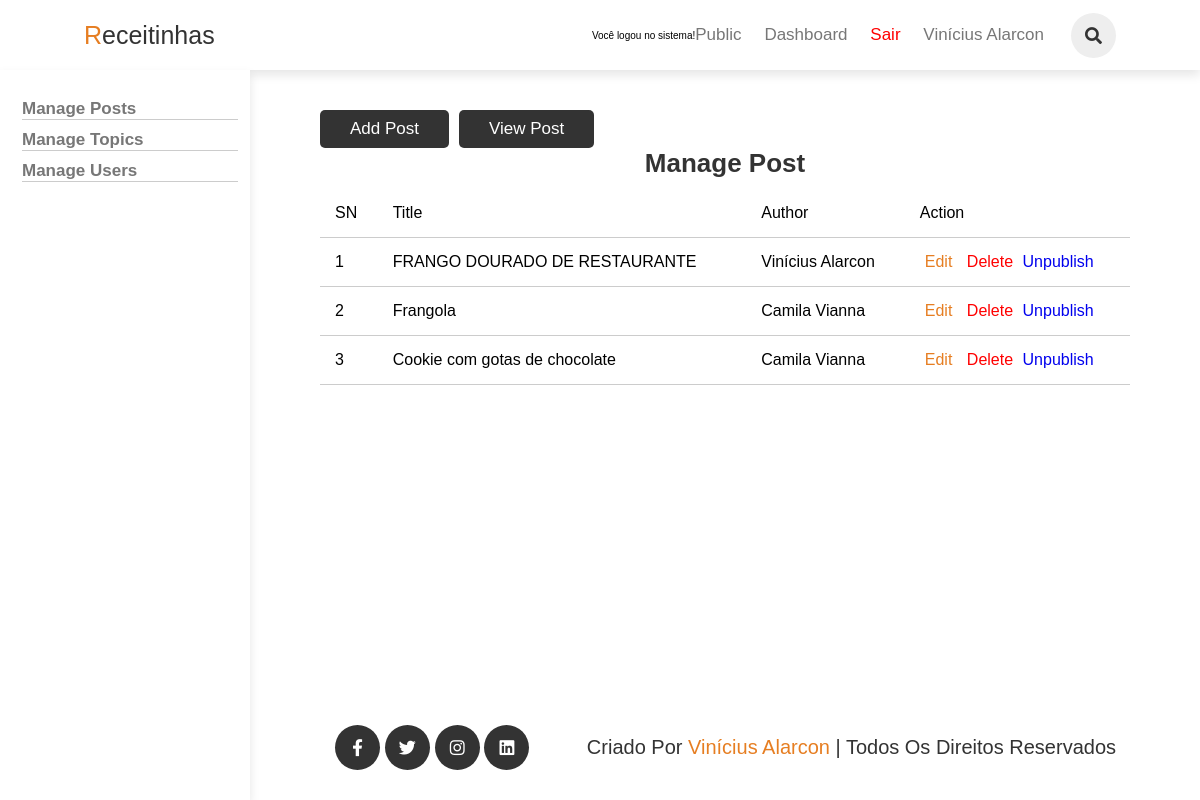
The page /admin/posts/index.php (signed in) on the database its author committed.
### tables this page shows
CREATE TABLE `posts` (
  `id` int(11) NOT NULL,
  `user_id` int(11) NOT NULL,
  `topic_id` int(11) DEFAULT NULL,
  `title` varchar(255) NOT NULL,
  `body` text NOT NULL,
  `image` varchar(255) NOT NULL,
  `published` tinyint(4) NOT NULL,
  `created_at` datetime NOT NULL DEFAULT current_timestamp()
);

CREATE TABLE `users` (
  `id` int(11) NOT NULL,
  `admin` tinyint(4) NOT NULL DEFAULT 0,
  `username` varchar(255) NOT NULL,
  `email` varchar(255) NOT NULL,
  `password` varchar(255) NOT NULL,
  `created_at` timestamp NULL DEFAULT current_timestamp()
);

### app/models/Post.php (called while the page is built, shortened)
<?php
require(ROOT_PATH . "/app/database/connect.php");
function selectAllPosts()
{
    global $pdo;
    $sql = "SELECT p.*, u.username FROM posts AS p JOIN users AS u ON p.user_id = u.id";
    $stmt = $pdo->prepare($sql);
    $stmt->execute();
    $result = $stmt->fetchAll(PDO::FETCH_ASSOC);
    return $result;
}

### app/controllers/posts.php (called while the page is built, shortened)
<?php
    require(ROOT_PATH . "/app/models/Post.php");
    $posts = selectAllPosts();

### admin/posts/index.php (the view, shortened to what this page needs)
<?php
    require(ROOT_PATH . "/app/controllers/posts.php");
?>
<!DOCTYPE html>
<html lang="pt-BR">
<head>
    <link rel="stylesheet" href="https://cdnjs.cloudflare.com/ajax/libs/font-awesome/5.15.3/css/all.min.css">
    <link rel="stylesheet" href="../../assets/css/admin.css">
</head>
<body>
<?php include(ROOT_PATH . "/app/includes/header-admin.php"); ?>
<section class="container" id="posts">
    <?php include(ROOT_PATH . "/app/includes/sidebar-admin.php"); ?>
    <div class="content-container">
        <div class="content">
           <div class="buttons">
                <a href="<?= BASE_URL . '/admin/posts/create-post.php'?>" class="btn">Add Post</a>
                <a href="<?= BASE_URL . '/admin/posts/index.php'?>" class="btn">View Post</a>
           </div>
            <div class="main-content">
                <h1 class="title">Manage Post</h1>
                <table>
                    <thead>
                        <th>SN</th>
                        <th>Title</th>
                        <th>Author</th>
                        <th colspan="3">Action</th>
                    </thead>
                    <tbody>
                        <?php foreach ($posts as $key => $post): ?>
                            <tr>
                                <td><?= $key + 1?></td>
                                <td><?= $post["title"]?></td>
                                <td><?= $post["username"]?></td>
                                <td>
                                    <a href="<?= BASE_URL . '/admin/posts/edit-post.php?id='. $post["id"]?>" class="edit">Edit</a>
                                    <a href="<?= BASE_URL . '/admin/posts/index.php?del_id='. $post["id"]?>" class="delete">Delete</a>
                                    <?php if($post["published"]): ?>
                                        <a href="<?= BASE_URL . '/admin/posts/edit-post.php?published=0&p_id=' . $post["id"]?>" class="unpublish">Unpublish</a>
                                    <?php else: ?>
                                        <a href="<?= BASE_URL . '/admin/posts/edit-post.php?published=1&p_id=' . $post["id"]?>" class="publish">Publish</a>
                                    <?php endif; ?>
                                </td>
                            </tr>
                        <?php endforeach; ?>
                    </tbody>
                </table>
            </div>
        </div>
    </div>
</section>
<?php include(ROOT_PATH . "/app/includes/footer.php"); ?>
</body>
</html>

### assets/css/admin.css (style rules this page uses)
:root { --orange:#e67e22; --black:#333; --light-color:#777; --border:.1rem solid rgba(0,0,0,.2); --box-shadow:0 .5rem 1rem rgba(0,0,0,.1); }
* { margin:0; padding:0; box-sizing: border-box; outline: none; border:none; text-decoration: none; font-family: Verdana, Geneva, Tahoma, sans-serif; font-weight: lighter; }
html { height: 100%; font-size: 62.5%; overflow-x: hidden; scroll-behavior: smooth; scroll-padding-top: 6rem; }
body { display: flex; flex-direction: column; min-height: 100vh; }
.btn { margin-top: 1rem; display: inline-block; background:var(--black); color:#fff; border-radius: .5rem; padding:.9rem 3rem; cursor: pointer; font-size: 1.7rem; }
.container { margin-top: 70px;height: calc(100vh - 150px); }
.container .content-container { margin-left: 250px; padding: 3rem 7rem; }
.content-container .content { width: 100%; margin-bottom: 10.5rem; }
.content-container .content .buttons { width: 100%; display: flex; margin-right: 2rem; }
.content-container .content .buttons a { margin-right: 1rem; }
.content-container .content h1 { text-align: center; font-size: 2.6rem; font-weight: 600; color: var(--black); margin-bottom: 1rem; }
table { width: 100%; border-collapse: collapse; font-size: 1.6rem; }
th, td { padding: 1.5rem; text-align: left; border-bottom: var(--border); }
.edit { color: var(--orange); }
.delete { color: red; }
.edit, .delete, .publish { margin: 0 0.5rem; }

### rows shown on the page
posts: title "FRANGO DOURADO DE RESTAURANTE", user.username "Vinícius Alarcon"
posts: title "Frangola", user.username "Camila Vianna"
posts: title "Cookie com gotas de chocolate", user.username "Camila Vianna"

### other values the page prints
$_SESSION['message'] "Você logou no sistema!"
$_SESSION["username"] "Vinícius Alarcon"
